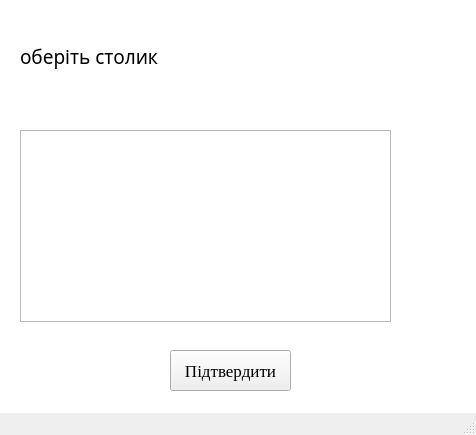
<?xml version="1.0" encoding="UTF-8"?>
<ui version="4.0">
 <class>third</class>
 <widget class="QMainWindow" name="third">
  <property name="geometry">
   <rect>
    <x>0</x>
    <y>0</y>
    <width>476</width>
    <height>435</height>
   </rect>
  </property>
  <property name="windowTitle">
   <string>MainWindow</string>
  </property>
  <widget class="QWidget" name="centralwidget">
   <widget class="QGraphicsView" name="graphicsView">
    <property name="geometry">
     <rect>
      <x>-5</x>
      <y>-10</y>
      <width>821</width>
      <height>601</height>
     </rect>
    </property>
   </widget>
   <widget class="QLabel" name="label">
    <property name="geometry">
     <rect>
      <x>20</x>
      <y>40</y>
      <width>162</width>
      <height>33</height>
     </rect>
    </property>
    <property name="font">
     <font>
      <family>Segoe Print</family>
      <pointsize>14</pointsize>
     </font>
    </property>
    <property name="text">
     <string>оберіть столик</string>
    </property>
   </widget>
   <widget class="QPushButton" name="pushButton">
    <property name="geometry">
     <rect>
      <x>170</x>
      <y>350</y>
      <width>121</width>
      <height>41</height>
     </rect>
    </property>
    <property name="font">
     <font>
      <family>Georgia</family>
      <pointsize>13</pointsize>
     </font>
    </property>
    <property name="text">
     <string>Підтвердити</string>
    </property>
   </widget>
   <widget class="QListWidget" name="listWidget">
    <property name="geometry">
     <rect>
      <x>20</x>
      <y>130</y>
      <width>371</width>
      <height>192</height>
     </rect>
    </property>
   </widget>
  </widget>
  <widget class="QMenuBar" name="menubar">
   <property name="geometry">
    <rect>
     <x>0</x>
     <y>0</y>
     <width>476</width>
     <height>21</height>
    </rect>
   </property>
  </widget>
  <widget class="QStatusBar" name="statusbar"/>
 </widget>
 <resources/>
 <connections/>
</ui>
